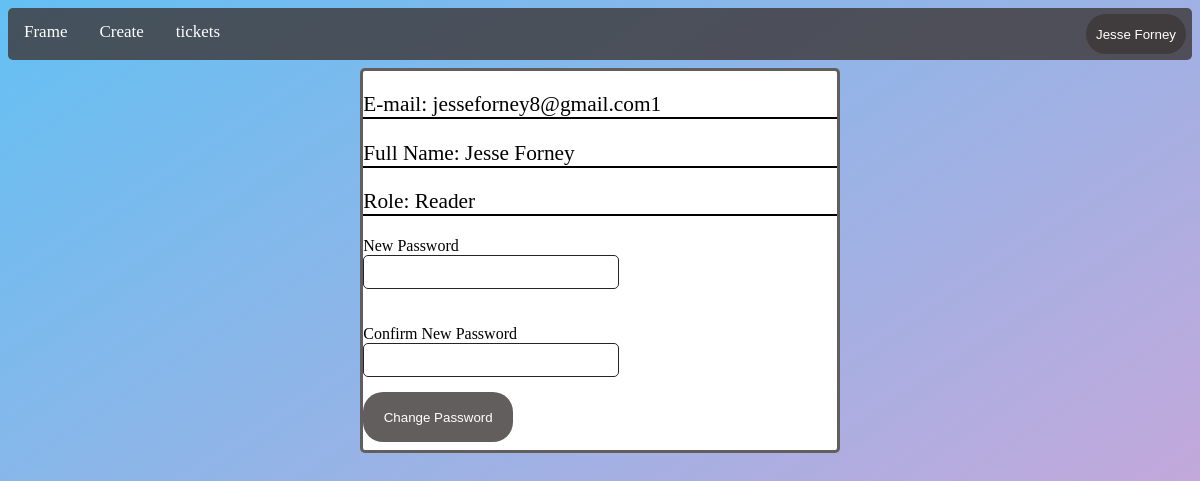
Page /settings (signed in) on the earlier database version.
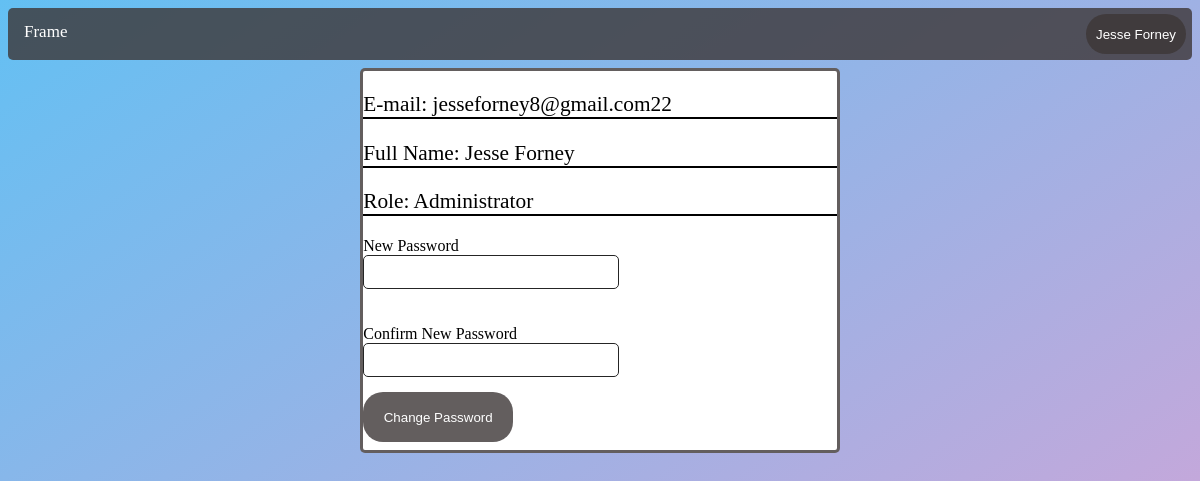
Same page on the later database version.
### models.py (models this page shows)
class User(db.Model, UserMixin):
    __tablename__ = 'users'
    id = db.Column(db.Integer, primary_key=True)
    email = db.Column(db.String(50), unique=True)
    firstname = db.Column(db.String(50))
    lastname = db.Column(db.String(50))
    password = db.Column(db.String(50))
    role = db.Column(db.String(50))
    org = db.Column(db.String(20))
    groups = db.relationship("Group", secondary=user_groups, backref="groups")

### auth.py (the view, shortened to what this page needs)
@auth.route("/settings", methods=["POST", "GET"])
@login_required
def settings():
    return render_template("settings.html", user=current_user)

### __init__.py (called while the page is built)
def create_app():
    app = Flask(__name__)
    app.config["SECRET_KEY"] = ";rljshg;rfffss"
    app.config["SQLALCHEMY_DATABASE_URI"] = f"sqlite:///{DB_NAME}"
    db.init_app(app)
    from views import views
    from auth import auth
    app.register_blueprint(views, url_prefix="/")
    app.register_blueprint(auth, url_prefix="/")
    from models import User
    with app.app_context():
        db.create_all()
    login_manager = LoginManager()
    login_manager.login_view = "/login"
    login_manager.init_app(app)
    @login_manager.user_loader
    def load_user(id):
        return User.query.get(int(id))
    return app

### templates/settings.html (shortened to what this page needs)
{% extends "base1.html" %}
{% block body %}
<p class="text-start">E-mail: {{ user.email }}</p>
<p class="text-start">Full Name: {{ user.firstname }} {{ user.lastname }}</p>
<p class="text-start">Role: {{ user.role }}</p>
<form method="POST">
    <div class="mb-3">
      <label for="newpassword" class="form-label">New Password</label>
      <input type="newpassword" class="settinginput" id="newpassword" name="newpassword"> <br> <br>
      <label for="newpassword2" class="form-label">Confirm New Password</label>
      <input type="newpassword2" class="settinginput" id="newpassword2" name="newpassword2">
    </div>
    <button type="submit" class="btn btn-primary">Change Password</button>
  </form>
{% endblock %}

### templates/base1.html (shortened to what this page needs)
<!DOCTYPE html>
<html lang="en">
<head>
    <link rel="stylesheet" href="../static/styles.css">
</head>
<body>
    <div class="topnav">
        <a class="active" href="/">Frame</a>
        <div class="dropdown" id="namedropdwn">
            <button class="dropbtn" onclick="dropdown()">{{user.firstname}} {{user.lastname}}</button>
        </div>
        {%if user.org != ""%}
        <a href="/create">Create</a>
        <a href="/tickets">tickets</a>
        {%endif%}
    </div>
<div class="default1">
        {%block body%}{%endblock%}
</div>
</body>
</html>

Differences in the rows shown:
changed User "Jesse": email "jesseforney8@gmail.com1" → "jesseforney8@gmail.com22"; role "Reader" → "Administrator"; org "lantuesday.com" → empty (drawn)
Other differences:
text no longer shown: "Create tickets"
